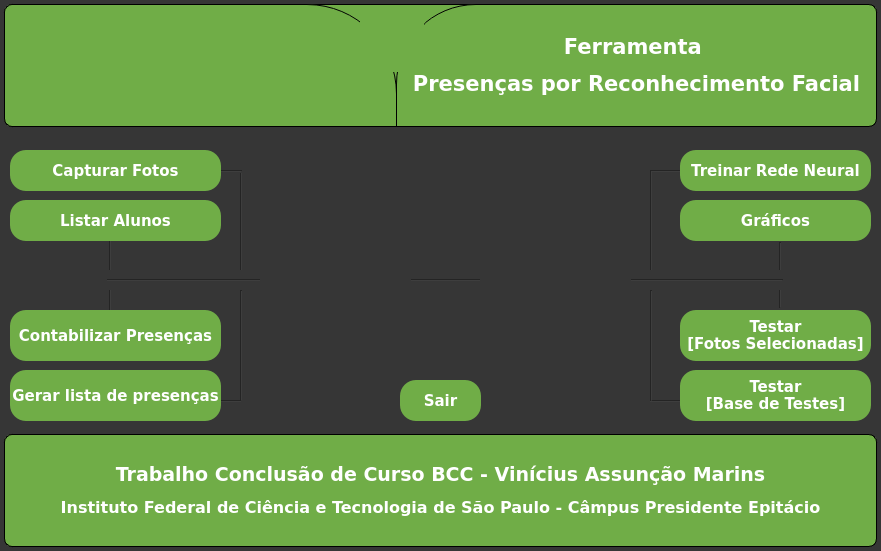
<?xml version="1.0" encoding="UTF-8"?>
<ui version="4.0">
 <class>primeira</class>
 <widget class="QMainWindow" name="primeira">
  <property name="enabled">
   <bool>true</bool>
  </property>
  <property name="geometry">
   <rect>
    <x>0</x>
    <y>0</y>
    <width>881</width>
    <height>551</height>
   </rect>
  </property>
  <property name="sizePolicy">
   <sizepolicy hsizetype="Fixed" vsizetype="Fixed">
    <horstretch>0</horstretch>
    <verstretch>0</verstretch>
   </sizepolicy>
  </property>
  <property name="minimumSize">
   <size>
    <width>881</width>
    <height>551</height>
   </size>
  </property>
  <property name="maximumSize">
   <size>
    <width>881</width>
    <height>551</height>
   </size>
  </property>
  <property name="cursor">
   <cursorShape>ArrowCursor</cursorShape>
  </property>
  <property name="contextMenuPolicy">
   <enum>Qt::DefaultContextMenu</enum>
  </property>
  <property name="windowTitle">
   <string>MainWindow</string>
  </property>
  <property name="toolTip">
   <string/>
  </property>
  <property name="whatsThis">
   <string/>
  </property>
  <property name="layoutDirection">
   <enum>Qt::LeftToRight</enum>
  </property>
  <property name="styleSheet">
   <string notr="true">background-color:#F5F5F5;
background-color:#363636;
</string>
  </property>
  <widget class="QWidget" name="centralwidget">
   <widget class="QPushButton" name="btnTreinar_rede">
    <property name="geometry">
     <rect>
      <x>680</x>
      <y>150</y>
      <width>191</width>
      <height>41</height>
     </rect>
    </property>
    <property name="font">
     <font>
      <family>Verdana</family>
      <pointsize>11</pointsize>
      <weight>87</weight>
      <italic>false</italic>
      <bold>true</bold>
     </font>
    </property>
    <property name="cursor">
     <cursorShape>PointingHandCursor</cursorShape>
    </property>
    <property name="styleSheet">
     <string notr="true">QPushButton {
    border-radius:16px;	
	background-color:#70ad47;
	color:white;
	font:700 11pt &quot;Verdana&quot;;
}

QPushButton:hover {
   background-color: #0293ee;
}
</string>
    </property>
    <property name="text">
     <string>Treinar Rede Neural</string>
    </property>
   </widget>
   <widget class="QPushButton" name="btnCapturar_fotos">
    <property name="geometry">
     <rect>
      <x>10</x>
      <y>150</y>
      <width>211</width>
      <height>41</height>
     </rect>
    </property>
    <property name="font">
     <font>
      <family>Verdana</family>
      <pointsize>11</pointsize>
      <weight>87</weight>
      <italic>false</italic>
      <bold>true</bold>
     </font>
    </property>
    <property name="cursor">
     <cursorShape>PointingHandCursor</cursorShape>
    </property>
    <property name="autoFillBackground">
     <bool>false</bool>
    </property>
    <property name="styleSheet">
     <string notr="true">QPushButton {
    border-radius:16px;	
	background-color:#70ad47;
	color:white;
	font:700 11pt &quot;Verdana&quot;;
}

QPushButton:hover {
   background-color: #0293ee;
}
</string>
    </property>
    <property name="text">
     <string>Capturar Fotos</string>
    </property>
    <property name="autoRepeat">
     <bool>false</bool>
    </property>
    <property name="autoExclusive">
     <bool>false</bool>
    </property>
    <property name="autoDefault">
     <bool>true</bool>
    </property>
    <property name="default">
     <bool>false</bool>
    </property>
    <property name="flat">
     <bool>false</bool>
    </property>
   </widget>
   <widget class="QPushButton" name="btnCp_fotos">
    <property name="geometry">
     <rect>
      <x>10</x>
      <y>310</y>
      <width>211</width>
      <height>51</height>
     </rect>
    </property>
    <property name="font">
     <font>
      <family>Verdana</family>
      <pointsize>11</pointsize>
      <weight>87</weight>
      <italic>false</italic>
      <bold>true</bold>
     </font>
    </property>
    <property name="cursor">
     <cursorShape>PointingHandCursor</cursorShape>
    </property>
    <property name="styleSheet">
     <string notr="true">QPushButton {
    border-radius:16px;	
	background-color:#70ad47;
	color:white;
	font:700 11pt &quot;Verdana&quot;;
}

QPushButton:hover {
   background-color: #0293ee;
}
</string>
    </property>
    <property name="text">
     <string>Contabilizar Presenças</string>
    </property>
   </widget>
   <widget class="QPushButton" name="btnCp_video">
    <property name="geometry">
     <rect>
      <x>10</x>
      <y>370</y>
      <width>211</width>
      <height>51</height>
     </rect>
    </property>
    <property name="font">
     <font>
      <family>Verdana</family>
      <pointsize>11</pointsize>
      <weight>87</weight>
      <italic>false</italic>
      <bold>true</bold>
     </font>
    </property>
    <property name="cursor">
     <cursorShape>PointingHandCursor</cursorShape>
    </property>
    <property name="styleSheet">
     <string notr="true">QPushButton {
    border-radius:16px;	
	background-color:#70ad47;
	color:white;
	font:700 11pt &quot;Verdana&quot;;
}

QPushButton:hover {
   background-color: #0293ee;
}
</string>
    </property>
    <property name="text">
     <string>Gerar lista de presenças</string>
    </property>
   </widget>
   <widget class="QGroupBox" name="cabecalho">
    <property name="geometry">
     <rect>
      <x>0</x>
      <y>0</y>
      <width>881</width>
      <height>131</height>
     </rect>
    </property>
    <property name="styleSheet">
     <string notr="true">border:1px solid black;
background-color:#0293ee;
background-color:#70ad47;
margin:4px;
border-radius:8px;

</string>
    </property>
    <property name="title">
     <string/>
    </property>
    <property name="flat">
     <bool>false</bool>
    </property>
    <property name="checkable">
     <bool>false</bool>
    </property>
    <widget class="QLabel" name="titulo_principal">
     <property name="geometry">
      <rect>
       <x>392</x>
       <y>0</y>
       <width>489</width>
       <height>131</height>
      </rect>
     </property>
     <property name="font">
      <font>
       <family>Verdana</family>
       <pointsize>11</pointsize>
       <weight>99</weight>
       <italic>false</italic>
       <bold>true</bold>
      </font>
     </property>
     <property name="styleSheet">
      <string notr="true">color:white;
font: 11pt &quot;Verdana&quot;;
font-weight:800;
border-top-left-radius: 80px;
border-bottom-left-radius: 0px;</string>
     </property>
     <property name="text">
      <string>&lt;html&gt;&lt;head/&gt;&lt;body&gt;&lt;p&gt;&lt;span style=&quot; font-size:16pt;&quot;&gt;Ferramenta &lt;/span&gt;&lt;/p&gt;&lt;p&gt;&lt;span style=&quot; font-size:16pt;&quot;&gt;Presenças por Reconhecimento Facial&lt;/span&gt;&lt;/p&gt;&lt;/body&gt;&lt;/html&gt;</string>
     </property>
     <property name="alignment">
      <set>Qt::AlignCenter</set>
     </property>
    </widget>
    <widget class="QLabel" name="labelIconLogo">
     <property name="enabled">
      <bool>true</bool>
     </property>
     <property name="geometry">
      <rect>
       <x>0</x>
       <y>0</y>
       <width>401</width>
       <height>131</height>
      </rect>
     </property>
     <property name="font">
      <font>
       <pointsize>8</pointsize>
      </font>
     </property>
     <property name="styleSheet">
      <string notr="true">border-top-right-radius: 90px;
border-bottom-right-radius: 0px;
border:1px solid;</string>
     </property>
     <property name="text">
      <string/>
     </property>
     <property name="textFormat">
      <enum>Qt::AutoText</enum>
     </property>
     <property name="pixmap">
      <pixmap>C:/Users/Vinicius/Pictures/logo.png</pixmap>
     </property>
     <property name="scaledContents">
      <bool>false</bool>
     </property>
     <property name="alignment">
      <set>Qt::AlignCenter</set>
     </property>
     <property name="wordWrap">
      <bool>false</bool>
     </property>
     <property name="margin">
      <number>0</number>
     </property>
     <property name="indent">
      <number>-1</number>
     </property>
     <property name="openExternalLinks">
      <bool>false</bool>
     </property>
    </widget>
    <widget class="QLabel" name="labelIconFerramenta">
     <property name="geometry">
      <rect>
       <x>356</x>
       <y>4</y>
       <width>72</width>
       <height>72</height>
      </rect>
     </property>
     <property name="styleSheet">
      <string notr="true">border:none;</string>
     </property>
     <property name="frameShape">
      <enum>QFrame::NoFrame</enum>
     </property>
     <property name="frameShadow">
      <enum>QFrame::Plain</enum>
     </property>
     <property name="text">
      <string/>
     </property>
     <property name="textFormat">
      <enum>Qt::AutoText</enum>
     </property>
     <property name="pixmap">
      <pixmap>C:/Users/Vinicius/Downloads/ferramenta-de-reparacao.png</pixmap>
     </property>
     <property name="scaledContents">
      <bool>true</bool>
     </property>
     <property name="alignment">
      <set>Qt::AlignCenter</set>
     </property>
     <property name="indent">
      <number>0</number>
     </property>
    </widget>
    <zorder>labelIconLogo</zorder>
    <zorder>titulo_principal</zorder>
    <zorder>labelIconFerramenta</zorder>
   </widget>
   <widget class="QGroupBox" name="rodape">
    <property name="geometry">
     <rect>
      <x>0</x>
      <y>430</y>
      <width>881</width>
      <height>121</height>
     </rect>
    </property>
    <property name="styleSheet">
     <string notr="true">border:1px solid black;
margin:4px;
background-color: #0293ee;
background-color:#70ad47;
border-radius:8px;</string>
    </property>
    <property name="title">
     <string/>
    </property>
    <widget class="QLabel" name="texto_rodape">
     <property name="geometry">
      <rect>
       <x>0</x>
       <y>0</y>
       <width>881</width>
       <height>121</height>
      </rect>
     </property>
     <property name="font">
      <font>
       <family>Verdana</family>
       <pointsize>11</pointsize>
       <weight>99</weight>
       <italic>false</italic>
       <bold>true</bold>
      </font>
     </property>
     <property name="mouseTracking">
      <bool>true</bool>
     </property>
     <property name="styleSheet">
      <string notr="true">color:white;
font: 11pt &quot;Verdana&quot;;
font-weight:800;</string>
     </property>
     <property name="text">
      <string>&lt;html&gt;&lt;head/&gt;&lt;body&gt;&lt;p&gt;&lt;span style=&quot; font-size:14pt;&quot;&gt;Trabalho Conclusão de Curso BCC - Vinícius Assunção Marins&lt;/span&gt;&lt;/p&gt;&lt;p&gt;&lt;span style=&quot; font-size:12pt;&quot;&gt;Instituto Federal de Ciência e Tecnologia de São Paulo - Câmpus Presidente Epitácio&lt;/span&gt;&lt;/p&gt;&lt;/body&gt;&lt;/html&gt;</string>
     </property>
     <property name="alignment">
      <set>Qt::AlignCenter</set>
     </property>
    </widget>
   </widget>
   <widget class="QPushButton" name="btnTestar_teste">
    <property name="geometry">
     <rect>
      <x>680</x>
      <y>370</y>
      <width>191</width>
      <height>51</height>
     </rect>
    </property>
    <property name="font">
     <font>
      <family>Verdana</family>
      <pointsize>11</pointsize>
      <weight>87</weight>
      <italic>false</italic>
      <bold>true</bold>
     </font>
    </property>
    <property name="cursor">
     <cursorShape>PointingHandCursor</cursorShape>
    </property>
    <property name="styleSheet">
     <string notr="true">QPushButton {
    border-radius:16px;	
	background-color:#70ad47;
	color:white;
	font:700 11pt &quot;Verdana&quot;;
}

QPushButton:hover {
   background-color: #0293ee;
}
</string>
    </property>
    <property name="text">
     <string>Testar
[Base de Testes]</string>
    </property>
   </widget>
   <widget class="QPushButton" name="btnTestar_selecionadas">
    <property name="geometry">
     <rect>
      <x>680</x>
      <y>310</y>
      <width>191</width>
      <height>51</height>
     </rect>
    </property>
    <property name="font">
     <font>
      <family>Verdana</family>
      <pointsize>11</pointsize>
      <weight>87</weight>
      <italic>false</italic>
      <bold>true</bold>
     </font>
    </property>
    <property name="cursor">
     <cursorShape>PointingHandCursor</cursorShape>
    </property>
    <property name="styleSheet">
     <string notr="true">QPushButton {
    border-radius:16px;	
	background-color:#70ad47;
	color:white;
	font:700 11pt &quot;Verdana&quot;;
}

QPushButton:hover {
   background-color: #0293ee;
}
</string>
    </property>
    <property name="text">
     <string>Testar
[Fotos Selecionadas]</string>
    </property>
   </widget>
   <widget class="QPushButton" name="btnGraficos">
    <property name="geometry">
     <rect>
      <x>680</x>
      <y>200</y>
      <width>191</width>
      <height>41</height>
     </rect>
    </property>
    <property name="font">
     <font>
      <family>Verdana</family>
      <pointsize>11</pointsize>
      <weight>87</weight>
      <italic>false</italic>
      <bold>true</bold>
     </font>
    </property>
    <property name="cursor">
     <cursorShape>PointingHandCursor</cursorShape>
    </property>
    <property name="styleSheet">
     <string notr="true">QPushButton {
    border-radius:16px;	
	background-color:#70ad47;
	color:white;
	font:700 11pt &quot;Verdana&quot;;
}

QPushButton:hover {
   background-color: #0293ee;
}
</string>
    </property>
    <property name="text">
     <string>Gráficos</string>
    </property>
    <property name="autoDefault">
     <bool>true</bool>
    </property>
    <property name="default">
     <bool>false</bool>
    </property>
    <property name="flat">
     <bool>false</bool>
    </property>
   </widget>
   <widget class="QPushButton" name="btnSair">
    <property name="geometry">
     <rect>
      <x>400</x>
      <y>380</y>
      <width>81</width>
      <height>41</height>
     </rect>
    </property>
    <property name="font">
     <font>
      <family>Verdana</family>
      <pointsize>11</pointsize>
      <weight>87</weight>
      <italic>false</italic>
      <bold>true</bold>
     </font>
    </property>
    <property name="cursor">
     <cursorShape>PointingHandCursor</cursorShape>
    </property>
    <property name="styleSheet">
     <string notr="true">QPushButton {
    border-radius:16px;	
	background-color:#70ad47;
	color:white;
	font:700 11pt &quot;Verdana&quot;;
}

QPushButton:hover {
   background-color: #0293ee;
}</string>
    </property>
    <property name="text">
     <string>Sair</string>
    </property>
    <property name="autoDefault">
     <bool>true</bool>
    </property>
    <property name="default">
     <bool>false</bool>
    </property>
    <property name="flat">
     <bool>false</bool>
    </property>
   </widget>
   <widget class="QPushButton" name="btnListar_alunos">
    <property name="geometry">
     <rect>
      <x>10</x>
      <y>200</y>
      <width>211</width>
      <height>41</height>
     </rect>
    </property>
    <property name="font">
     <font>
      <family>Verdana</family>
      <pointsize>11</pointsize>
      <weight>87</weight>
      <italic>false</italic>
      <bold>true</bold>
     </font>
    </property>
    <property name="cursor">
     <cursorShape>PointingHandCursor</cursorShape>
    </property>
    <property name="styleSheet">
     <string notr="true">QPushButton {
    border-radius:16px;	
	background-color:#70ad47;
	color:white;
	font:700 11pt &quot;Verdana&quot;;
}

QPushButton:hover {
   background-color: #0293ee;
}
</string>
    </property>
    <property name="text">
     <string>Listar Alunos</string>
    </property>
    <property name="autoDefault">
     <bool>true</bool>
    </property>
    <property name="default">
     <bool>false</bool>
    </property>
    <property name="flat">
     <bool>false</bool>
    </property>
   </widget>
   <widget class="Line" name="line">
    <property name="geometry">
     <rect>
      <x>107</x>
      <y>270</y>
      <width>676</width>
      <height>20</height>
     </rect>
    </property>
    <property name="styleSheet">
     <string>QPushButton {
    border-radius:16px;	
	background-color:#70ad47;
	color:white;
	font:700 11pt &quot;Verdana&quot;;
}

QPushButton:hover {
   background-color: #0293ee;
}
</string>
    </property>
    <property name="orientation">
     <enum>Qt::Horizontal</enum>
    </property>
   </widget>
   <widget class="QLabel" name="labelIconRight">
    <property name="geometry">
     <rect>
      <x>480</x>
      <y>210</y>
      <width>151</width>
      <height>131</height>
     </rect>
    </property>
    <property name="text">
     <string/>
    </property>
    <property name="pixmap">
     <pixmap>C:/Users/Vinicius/Downloads/neural (1).png</pixmap>
    </property>
    <property name="scaledContents">
     <bool>true</bool>
    </property>
   </widget>
   <widget class="QLabel" name="labelIconLeft">
    <property name="geometry">
     <rect>
      <x>260</x>
      <y>210</y>
      <width>151</width>
      <height>131</height>
     </rect>
    </property>
    <property name="text">
     <string/>
    </property>
    <property name="pixmap">
     <pixmap>C:/Users/Vinicius/Downloads/comparecimento.png</pixmap>
    </property>
    <property name="scaledContents">
     <bool>true</bool>
    </property>
   </widget>
   <widget class="Line" name="line_2">
    <property name="geometry">
     <rect>
      <x>100</x>
      <y>240</y>
      <width>20</width>
      <height>71</height>
     </rect>
    </property>
    <property name="frameShadow">
     <enum>QFrame::Sunken</enum>
    </property>
    <property name="orientation">
     <enum>Qt::Vertical</enum>
    </property>
   </widget>
   <widget class="Line" name="line_5">
    <property name="windowModality">
     <enum>Qt::NonModal</enum>
    </property>
    <property name="geometry">
     <rect>
      <x>240</x>
      <y>290</y>
      <width>2</width>
      <height>111</height>
     </rect>
    </property>
    <property name="orientation">
     <enum>Qt::Vertical</enum>
    </property>
   </widget>
   <widget class="Line" name="line_6">
    <property name="geometry">
     <rect>
      <x>124</x>
      <y>400</y>
      <width>118</width>
      <height>3</height>
     </rect>
    </property>
    <property name="orientation">
     <enum>Qt::Horizontal</enum>
    </property>
   </widget>
   <widget class="Line" name="line_7">
    <property name="windowModality">
     <enum>Qt::NonModal</enum>
    </property>
    <property name="geometry">
     <rect>
      <x>650</x>
      <y>170</y>
      <width>2</width>
      <height>111</height>
     </rect>
    </property>
    <property name="orientation">
     <enum>Qt::Vertical</enum>
    </property>
   </widget>
   <widget class="Line" name="line_8">
    <property name="geometry">
     <rect>
      <x>650</x>
      <y>170</y>
      <width>118</width>
      <height>3</height>
     </rect>
    </property>
    <property name="orientation">
     <enum>Qt::Horizontal</enum>
    </property>
   </widget>
   <widget class="Line" name="line_9">
    <property name="windowModality">
     <enum>Qt::NonModal</enum>
    </property>
    <property name="geometry">
     <rect>
      <x>240</x>
      <y>170</y>
      <width>2</width>
      <height>111</height>
     </rect>
    </property>
    <property name="orientation">
     <enum>Qt::Vertical</enum>
    </property>
   </widget>
   <widget class="Line" name="line_10">
    <property name="geometry">
     <rect>
      <x>124</x>
      <y>170</y>
      <width>118</width>
      <height>3</height>
     </rect>
    </property>
    <property name="frameShadow">
     <enum>QFrame::Sunken</enum>
    </property>
    <property name="orientation">
     <enum>Qt::Horizontal</enum>
    </property>
   </widget>
   <widget class="Line" name="line_11">
    <property name="windowModality">
     <enum>Qt::NonModal</enum>
    </property>
    <property name="geometry">
     <rect>
      <x>650</x>
      <y>290</y>
      <width>2</width>
      <height>111</height>
     </rect>
    </property>
    <property name="orientation">
     <enum>Qt::Vertical</enum>
    </property>
   </widget>
   <widget class="Line" name="line_12">
    <property name="geometry">
     <rect>
      <x>650</x>
      <y>400</y>
      <width>118</width>
      <height>3</height>
     </rect>
    </property>
    <property name="orientation">
     <enum>Qt::Horizontal</enum>
    </property>
   </widget>
   <widget class="Line" name="line_3">
    <property name="geometry">
     <rect>
      <x>770</x>
      <y>242</y>
      <width>21</width>
      <height>66</height>
     </rect>
    </property>
    <property name="frameShadow">
     <enum>QFrame::Sunken</enum>
    </property>
    <property name="orientation">
     <enum>Qt::Vertical</enum>
    </property>
   </widget>
   <widget class="QLabel" name="label_4">
    <property name="geometry">
     <rect>
      <x>20</x>
      <y>208</y>
      <width>25</width>
      <height>25</height>
     </rect>
    </property>
    <property name="styleSheet">
     <string notr="true">background-color:transparent;</string>
    </property>
    <property name="text">
     <string/>
    </property>
    <property name="pixmap">
     <pixmap>C:/Users/Vinicius/Downloads/relatorio (1).png</pixmap>
    </property>
    <property name="scaledContents">
     <bool>true</bool>
    </property>
   </widget>
   <widget class="QLabel" name="label_5">
    <property name="geometry">
     <rect>
      <x>18</x>
      <y>158</y>
      <width>25</width>
      <height>25</height>
     </rect>
    </property>
    <property name="styleSheet">
     <string notr="true">background-color:transparent;</string>
    </property>
    <property name="text">
     <string/>
    </property>
    <property name="pixmap">
     <pixmap>C:/Users/Vinicius/Downloads/capturar.png</pixmap>
    </property>
    <property name="scaledContents">
     <bool>true</bool>
    </property>
   </widget>
   <widget class="QLabel" name="label_6">
    <property name="geometry">
     <rect>
      <x>690</x>
      <y>210</y>
      <width>25</width>
      <height>25</height>
     </rect>
    </property>
    <property name="styleSheet">
     <string notr="true">background-color:transparent;</string>
    </property>
    <property name="text">
     <string/>
    </property>
    <property name="pixmap">
     <pixmap>C:/Users/Vinicius/Downloads/grafico-preditivo.png</pixmap>
    </property>
    <property name="scaledContents">
     <bool>true</bool>
    </property>
   </widget>
   <zorder>line_3</zorder>
   <zorder>line_9</zorder>
   <zorder>line_12</zorder>
   <zorder>line_10</zorder>
   <zorder>line_8</zorder>
   <zorder>line_7</zorder>
   <zorder>line_6</zorder>
   <zorder>line_2</zorder>
   <zorder>btnTreinar_rede</zorder>
   <zorder>btnCapturar_fotos</zorder>
   <zorder>btnCp_fotos</zorder>
   <zorder>btnCp_video</zorder>
   <zorder>cabecalho</zorder>
   <zorder>rodape</zorder>
   <zorder>btnTestar_teste</zorder>
   <zorder>btnTestar_selecionadas</zorder>
   <zorder>btnGraficos</zorder>
   <zorder>btnSair</zorder>
   <zorder>btnListar_alunos</zorder>
   <zorder>line</zorder>
   <zorder>labelIconRight</zorder>
   <zorder>labelIconLeft</zorder>
   <zorder>line_5</zorder>
   <zorder>line_11</zorder>
   <zorder>label_4</zorder>
   <zorder>label_5</zorder>
   <zorder>label_6</zorder>
  </widget>
 </widget>
 <tabstops>
  <tabstop>btnTreinar_rede</tabstop>
  <tabstop>btnCp_fotos</tabstop>
  <tabstop>btnCapturar_fotos</tabstop>
  <tabstop>btnCp_video</tabstop>
  <tabstop>btnTestar_teste</tabstop>
  <tabstop>btnTestar_selecionadas</tabstop>
  <tabstop>btnGraficos</tabstop>
  <tabstop>btnSair</tabstop>
  <tabstop>btnListar_alunos</tabstop>
 </tabstops>
 <resources/>
 <connections>
  <connection>
   <sender>btnSair</sender>
   <signal>clicked()</signal>
   <receiver>primeira</receiver>
   <slot>close()</slot>
   <hints>
    <hint type="sourcelabel">
     <x>830</x>
     <y>390</y>
    </hint>
    <hint type="destinationlabel">
     <x>440</x>
     <y>275</y>
    </hint>
   </hints>
  </connection>
 </connections>
 <designerdata>
  <property name="gridDeltaX">
   <number>10</number>
  </property>
  <property name="gridDeltaY">
   <number>10</number>
  </property>
  <property name="gridSnapX">
   <bool>true</bool>
  </property>
  <property name="gridSnapY">
   <bool>true</bool>
  </property>
  <property name="gridVisible">
   <bool>true</bool>
  </property>
 </designerdata>
</ui>
